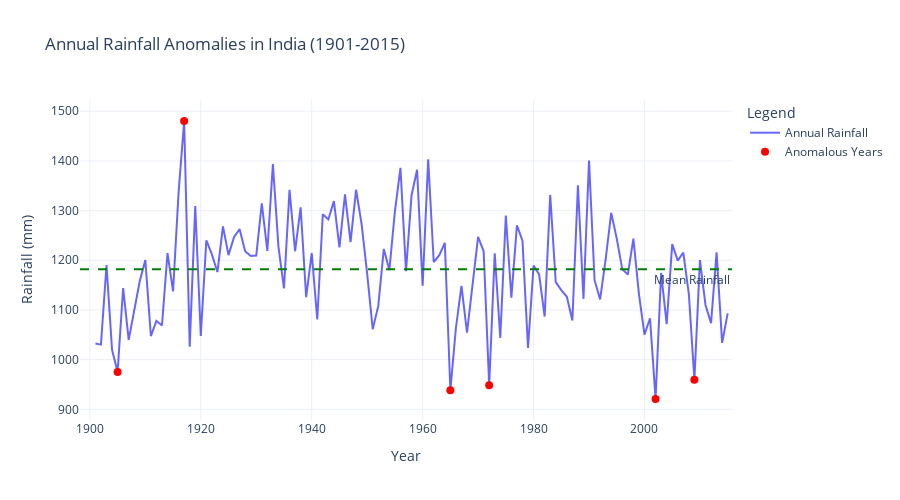

The cell this chart's notebook holds for it:
### Markdown cell above
## Detecting Anomalies in the Rainfall Trends in India
Now, using an Isolation Forest algorithm, we will identify anomalies in both annual and monthly rainfall. This will highlight specific years or months with unusual rainfall patterns. Let’s start with identifying anomalies in annual rainfall:

### Code cell
from sklearn.ensemble import IsolationForest

# detect anomalous rainfall years based on annual data
isolation_forest = IsolationForest(contamination=0.05, random_state=42)
rainfall_data['Annual_Anomaly'] = isolation_forest.fit_predict(rainfall_data[['ANNUAL']])

# identify anomalies in annual rainfall
annual_anomalies = rainfall_data[rainfall_data['Annual_Anomaly'] == -1]

# detect anomalous months based on monthly data
monthly_data = rainfall_data[['JAN', 'FEB', 'MAR', 'APR', 'MAY', 'JUN', 'JUL', 'AUG', 'SEP', 'OCT', 'NOV', 'DEC']]
monthly_anomalies = isolation_forest.fit_predict(monthly_data)

# add anomaly detection results for months
rainfall_data['Monthly_Anomaly'] = monthly_anomalies
monthly_anomalies_df = rainfall_data[rainfall_data['Monthly_Anomaly'] == -1][['YEAR'] + monthly_columns]

fig_annual_anomalies = gh.Figure()

fig_annual_anomalies.add_trace(gh.Scatter(
    x=rainfall_data['YEAR'],
    y=rainfall_data['ANNUAL'],
    mode='lines',
    name='Annual Rainfall',
    line=dict(color='blue', width=2),
    opacity=0.6
))

fig_annual_anomalies.add_trace(gh.Scatter(
    x=annual_anomalies['YEAR'],
    y=annual_anomalies['ANNUAL'],
    mode='markers',
    name='Anomalous Years',
    marker=dict(color='red', size=8, symbol='circle')
))

fig_annual_anomalies.add_hline(
    y=rainfall_data['ANNUAL'].mean(),
    line_dash='dash',
    line_color='green',
    annotation_text='Mean Rainfall',
    annotation_position='bottom right'
)

fig_annual_anomalies.update_layout(
    title='Annual Rainfall Anomalies in India (1901-2015)',
    xaxis_title='Year',
    yaxis_title='Rainfall (mm)',
    template='plotly_white',
    legend=dict(title="Legend"),
    height=500
)

fig_annual_anomalies.show()

### Figure 1 — Plotly figure (JSON) as saved in the notebook; plotly's stock layout.template omitted (floating-point values rounded to 4 significant figures)
{"data": [{"line": {"color": "blue", "width": 2}, "mode": "lines", "name": "Annual Rainfall", "opacity": 0.6, "type": "scatter", "x": [1901, 1902, 1903, 1904, 1905, 1906, 1907, 1908, 1909, 1910, 1911, 1912, 1913, 1914, 1915, 1916, 1917, 1918, 1919, 1920, 1921, 1922, 1923, 1924, 1925, 1926, 1927, 1928, 1929, 1930, 1931, 1932, 1933, 1934, 1935, 1936, 1937, 1938, 1939, 1940, 1941, 1942, 1943, 1944, 1945, 1946, 1947, 1948, 1949, 1950, 1951, 1952, 1953, 1954, 1955, 1956, 1957, 1958, 1959, 1960, 1961, 1962, 1963, 1964, 1965, 1966, 1967, 1968, 1969, 1970, 1971, 1972, 1973, 1974, 1975, 1976, 1977, 1978, 1979, 1980, 1981, 1982, 1983, 1984, 1985, 1986, 1987, 1988, 1989, 1990, 1991, 1992, 1993, 1994, 1995, 1996, 1997, 1998, 1999, 2000, 2001, 2002, 2003, 2004, 2005, 2006, 2007, 2008, 2009, 2010, 2011, 2012, 2013, 2014, 2015], "y": [1032.0, 1030.0, 1190.0, 1020.0, 975.3, 1144.0, 1040.0, 1097.0, 1158.0, 1200.0, 1048.0, 1078.0, 1069.0, 1214.0, 1137.0, 1337.0, 1480.0, 1026.0, 1309.0, 1048.0, 1240.0, 1212.0, 1176.0, 1268.0, 1210.0, 1247.0, 1263.0, 1218.0, 1208.0, 1209.0, 1315.0, 1219.0, 1394.0, 1228.0, 1143.0, 1342.0, 1218.0, 1307.0, 1126.0, 1215.0, 1081.0, 1293.0, 1282.0, 1319.0, 1226.0, 1333.0, 1237.0, 1342.0, 1272.0, 1172.0, 1061.0, 1108.0, 1223.0, 1180.0, 1298.0, 1386.0, 1178.0, 1331, 1382.0, 1149, 1403, 1196.0, 1210.0, 1235.0, 938.4, 1064, 1148.0, 1054.0, 1148.0, 1247, 1218, 948.5, 1214, 1044.0, 1290.0, 1125.0, 1270.0, 1239.0, 1023.0, 1190.0, 1172.0, 1087.0, 1332.0, 1156.0, 1140, 1127.0, 1079.0, 1351, 1122.0, 1401.0, 1160.0, 1121.0, 1202.0, 1296.0, 1244.0, 1182.0, 1171.0, 1244.0, 1132, 1050.0, 1083.0, 920.8, 1174.0, 1071.0, 1232.0, 1199.0, 1216.0, 1132.0, 959.3, 1200.0, 1110.0, 1074.0, 1216.0, 1034.0, 1093.0]}, {"marker": {"color": "red", "size": 8, "symbol": "circle"}, "mode": "markers", "name": "Anomalous Years", "type": "scatter", "x": [1905, 1917, 1965, 1972, 2002, 2009], "y": [975.3, 1480.0, 938.4, 948.5, 920.8, 959.3]}], "layout": {"annotations": [{"showarrow": false, "text": "Mean Rainfall", "x": 1, "xanchor": "right", "xref": "x domain", "y": 1182.0, "yanchor": "top", "yref": "y"}], "height": 500, "legend": {"title": {"text": "Legend"}}, "shapes": [{"line": {"color": "green", "dash": "dash"}, "type": "line", "x0": 0, "x1": 1, "xref": "x domain", "y0": 1182.0, "y1": 1182.0, "yref": "y"}], "title": {"text": "Annual Rainfall Anomalies in India (1901-2015)"}, "xaxis": {"title": {"text": "Year"}}, "yaxis": {"title": {"text": "Rainfall (mm)"}}}}
